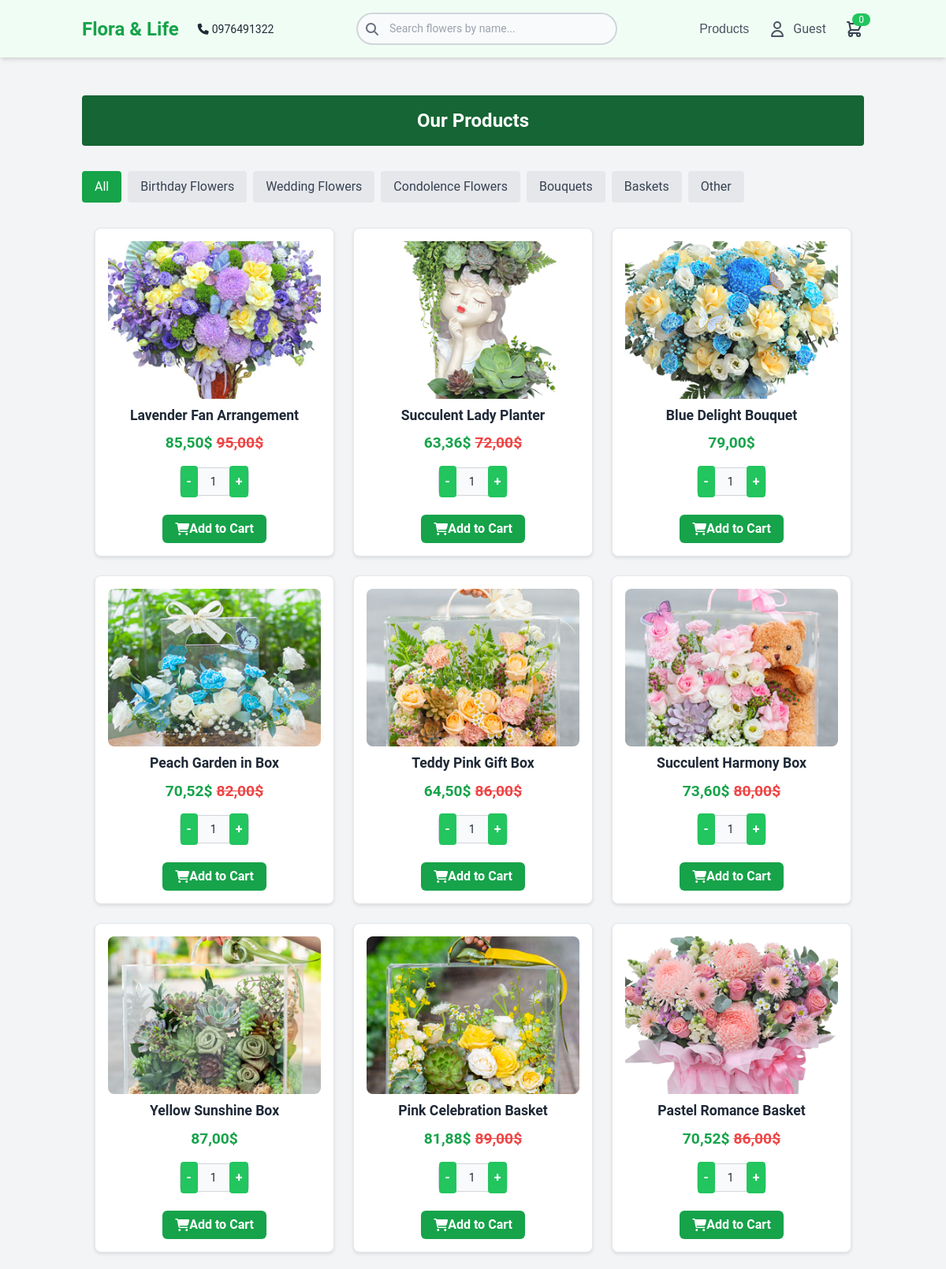
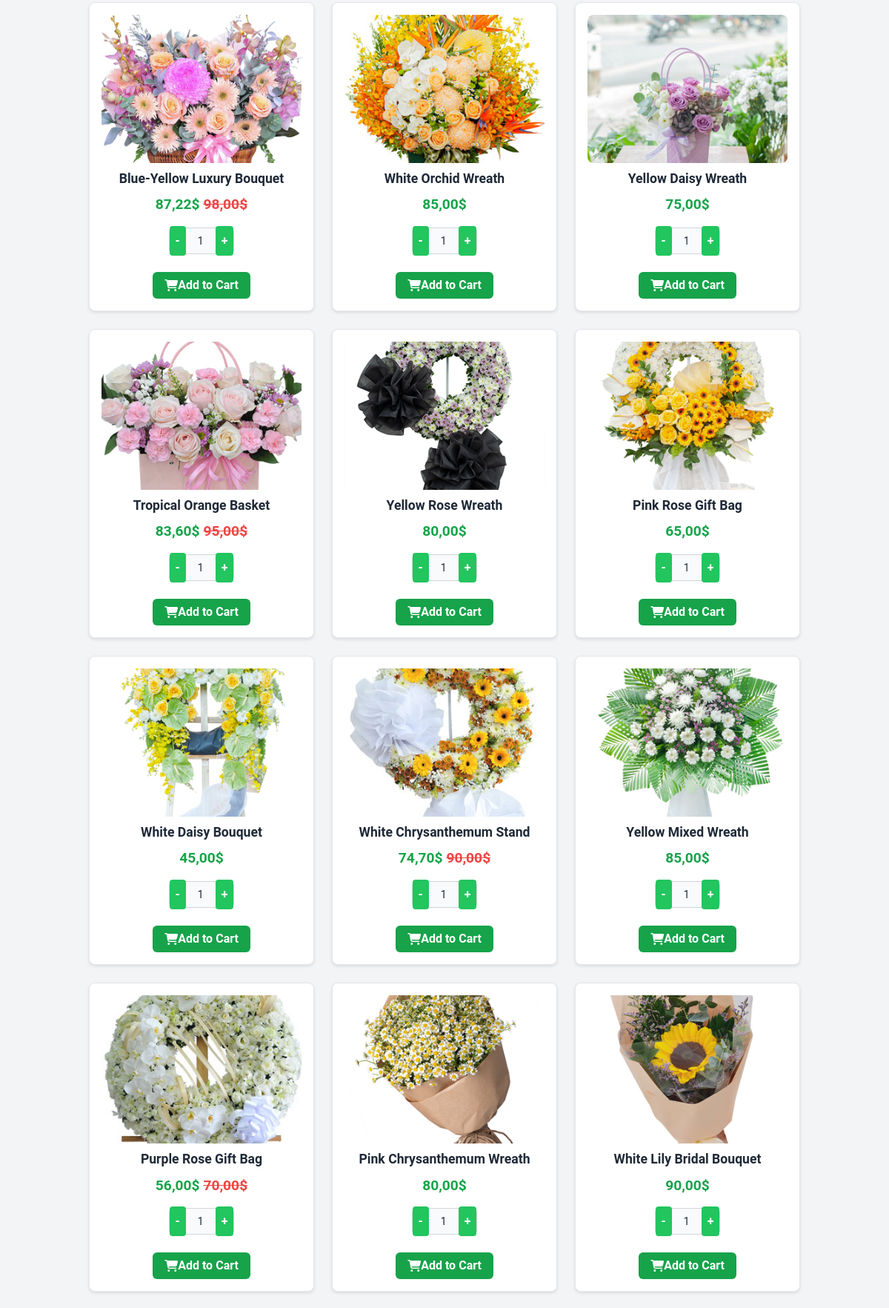
/products.php (upper part), run on the app's committed database (2 pictures, top to bottom).
### tables this page shows
CREATE TABLE `products` (
  `id` bigint(20) NOT NULL,
  `name` varchar(255) NOT NULL,
  `price` decimal(10,2) NOT NULL,
  `sale` decimal(10,2) NOT NULL DEFAULT 0.00,
  `product_detail` text NOT NULL,
  `image` varchar(255) NOT NULL,
  `origin` varchar(255) DEFAULT NULL,
  `type` enum('birthday','wedding','bouquet','condolence','basket','other') DEFAULT 'other',
  `created_at` datetime DEFAULT current_timestamp(),
  `updated_at` datetime DEFAULT current_timestamp() ON UPDATE current_timestamp()
);

### products.php (the view, shortened to what this page needs)
<?php
include 'connection.php';
$user_id = isset($_SESSION['user_id']) ? $_SESSION['user_id'] : null;
$user_name = isset($_SESSION['user_name']) ? $_SESSION['user_name'] : 'Guest';
function getCartCount($conn, $user_id) {
    if (!$user_id) return 0;
    $stmt = $conn->prepare("SELECT COUNT(*) FROM cart WHERE user_id = ?");
    $stmt->bind_param("i", $user_id);
    $stmt->execute();
    $result = $stmt->get_result();
    return $result->fetch_row()[0];
}
$cart_count = getCartCount($conn, $user_id);
function fetchProducts($conn, $type = null, $search = null) {
    $products = [];
    $query = "SELECT id, name, price, sale, product_detail, image, origin, type FROM products WHERE 1=1";
    $stmt = $conn->prepare($query);
    $stmt->execute();
    $result = $stmt->get_result();
    while ($row = $result->fetch_assoc()) {
        $row['discounted_price'] = $row['price'] * (100 - $row['sale']) / 100;
        $products[] = $row;
    }
    return $products;
}
$category_map = [
    'birthday' => 'Birthday Flowers',
    'wedding' => 'Wedding Flowers',
    'condolence' => 'Condolence Flowers',
    'bouquet' => 'Bouquets',
    'basket' => 'Baskets',
    'other' => 'Other'
];
$selected_type = isset($_GET['type']) ? filter_var($_GET['type'], FILTER_SANITIZE_STRING) : null;
$search_term = isset($_GET['search']) ? trim(filter_var($_GET['search'], FILTER_SANITIZE_STRING)) : null;
$products = fetchProducts($conn, $selected_type, $search_term);
$types = ['birthday', 'wedding', 'condolence', 'bouquet', 'basket', 'other'];
?>
<!DOCTYPE html>
<html lang="en">
<head>
    <link rel="stylesheet" href="style1.css">
    <script src="https://cdn.tailwindcss.com"></script>
    <link rel="stylesheet" href="https://cdnjs.cloudflare.com/ajax/libs/font-awesome/6.4.2/css/all.min.css"/>
</head>
<body>
    <header class="bg-green-50 shadow-md sticky top-0 z-50">
        <div class="container mx-auto px-4 py-4 flex justify-between items-center">
            <div class="flex items-center space-x-6">
                <a href="customer.php" class="text-2xl font-bold text-green-600">Flora & Life</a>
                <div class="contact-info text-sm">
                    <div class="flex items-center gap-1">
                        <i class="fa-solid fa-phone"></i>
                        <span>0976491322</span>
                    </div>
                </div>
            </div>
            <div class="search-bar w-1/3">
                <form method="GET" action="products.php">
                    <input type="text" name="search" placeholder="Search flowers by name..." value="<?php echo htmlspecialchars($search_term); ?>" class="w-full">
                    <i class="fas fa-search search-icon"></i>
                </form>
            </div>
            <nav class="nav-links flex space-x-6 items-center">
                <div class="relative dropdown">
                    <a href="products.php" class="text-gray-700 hover:text-green-500">Products</a>
                </div>
                <div class="relative dropdown">
                    <a href="#" class="text-gray-700 hover:text-green-500 flex items-center space-x-2">
                        <svg class="w-6 h-6" fill="none" stroke="currentColor" viewBox="0 0 24 24">
                            <path stroke-linecap="round" stroke-linejoin="round" stroke-width="2" d="M16 7a4 4 0 11-8 0 4 4 0 018 0zM12 14a7 7 0 00-7 7h14a7 7 0 00-7-7z" />
                        </svg>
                        <span><?php echo htmlspecialchars($user_name); ?></span>
                    </a>
                </div>
                <a href="cart.php" class="text-gray-700 hover:text-green-500 relative">
                    <svg class="w-6 h-6" fill="none" stroke="currentColor" viewBox="0 0 24 24">
                        <path stroke-linecap="round" stroke-linejoin="round" stroke-width="2" d="M3 3h2l.4 2M7 13h10l4-8H5.4M7 13L5.4 5M7 13l-2.293 2.293c-.63.63-.184 1.707.707 1.707H17m0 0a2 2 0 100 4 2 2 0 000-4zm-8 2a2 2 0 11-4 0 2 2 0 014 0z"></path>
                    </svg>
                    <span class="absolute -top-2 -right-2 bg-green-500 text-white text-xs rounded-full px-2"><?php echo $cart_count; ?></span>
                </a>
            </nav>
        </div>
    </header>
    <main class="py-12 bg-gray-100">
        <div class="container mx-auto px-4">
            <h2 class="text-2xl font-bold text-white text-center bg-green-800 py-4 mb-8 rounded">
                <?php
                if ($search_term) {
                    echo 'Search Results for "' . htmlspecialchars($search_term) . '"';
                } elseif ($selected_type) {
                    echo htmlspecialchars($category_map[$selected_type]);
                } else {
                    echo 'Our Products';
                }
                ?>
            </h2>
            <div class="category-links">
                <a href="products.php<?php echo $search_term ? '?search=' . urlencode($search_term) : ''; ?>" class="<?php echo !$selected_type ? 'active' : ''; ?>">All</a>
                <?php foreach ($types as $type): ?>
                    <a href="products.php?type=<?php echo urlencode($type); ?><?php echo $search_term ? '&search=' . urlencode($search_term) : ''; ?>" class="<?php echo $selected_type === $type ? 'active' : ''; ?>">
                        <?php echo htmlspecialchars($category_map[$type]); ?>
                    </a>
                <?php endforeach; ?>
            </div>
            <?php if (empty($products)): ?>
                <p class="text-gray-600 text-center">No products found<?php echo $search_term ? ' for "' . htmlspecialchars($search_term) . '"' : ($selected_type ? ' in this category' : ''); ?>.</p>
            <?php else: ?>
                <div class="product-grid">
                    <?php foreach ($products as $product): ?>
                        <div class="product-card" data-product-id="<?php echo $product['id']; ?>">
                            <img src="image/<?php echo htmlspecialchars($product['image']); ?>" alt="<?php echo htmlspecialchars($product['name']); ?>">
                            <h3><?php echo htmlspecialchars($product['name']); ?></h3>
                            <p class="price">
                                <?php
                                echo number_format($product['discounted_price'], 2, ',', ',');
                                ?>$
                                <?php if ($product['sale'] > 0): ?>
                                    <span class="text-red-500 line-through">
                                        <?php echo number_format($product['price'], 2, ',', ','); ?>$
                                    </span>
                                <?php endif; ?>
                            </p>
                            <form class="actions-form" method="POST">
                                <div class="quantity-selector">
                                    <button type="button" class="quantity-decrement" aria-label="Decrease quantity">-</button>
                                    <input type="number" name="quantity" value="1" min="1" class="quantity-input">
                                    <button type="button" class="quantity-increment" aria-label="Increase quantity">+</button>
                                </div>
                                <button type="submit" name="add_to_cart" aria-label="Add to cart">
                                    <i class="fas fa-shopping-cart"></i> Add to Cart
                                </button>
                            </form>
                        </div>
                    <?php endforeach; ?>
                </div>
            <?php endif; ?>
        </div>
    </main>
</body>
</html>

### style1.css (style rules this page uses)
* { margin: 0; padding: 0; box-sizing: border-box; font-family: 'Roboto', sans-serif; }
body { display: flex; flex-direction: column; min-height: 100vh; background: #f9fafb; color: #1f2937; }
main { flex: 1; }
.nav-links a, .nav-links i, .icons a, .icons i { transition: color 0.3s, transform 0.2s; }
.search-bar input { border-color: #d1d5db; transition: border-color 0.3s; }
@media (min-width: 769px) { .nav-links { display: flex !important; } }
.product-card { position: relative; border: 1px solid #e5e7eb; border-radius: 8px; overflow: hidden; transition: transform 0.3s ease, box-shadow 0.3s; background: #ffffff; }
.product-card form { display: flex; flex-direction: column; gap: 0.5rem; margin-top: 0.5rem; }
.product-card button { background: #22c55e; color: #ffffff; padding: 0.5rem; border-radius: 4px; font-weight: bold; transition: background 0.3s, transform 0.2s; }
input[type="text"], input[type="email"], input[type="number"] { border-color: #d1d5db; transition: border-color 0.3s; }
button[type="submit"] { background: #22c55e; color: #ffffff; transition: background 0.3s, transform 0.2s; }

### products.php (style rules this page uses)
.product-grid { display: grid; grid-template-columns: repeat(auto-fill, minmax(250px, 1fr)); gap: 1.5rem; padding: 1rem; }
.product-card { background-color: white; border-radius: 0.5rem; box-shadow: 0 2px 4px rgba(0, 0, 0, 0.1); padding: 1rem; text-align: center; transition: transform 0.3s ease, box-shadow 0.3s ease; cursor: pointer; }
.product-card img { width: 100%; height: 200px; object-fit: cover; border-radius: 0.5rem; }
.product-card h3 { margin: 0.5rem 0; font-size: 1.1rem; font-weight: bold; }
.product-card p { margin: 0.5rem 0; color: #4b5563; }
.product-card .price { font-size: 1.2rem; font-weight: bold; color: #16a34a; }
.category-links { display: flex; flex-wrap: wrap; gap: 0.5rem; margin-bottom: 1rem; }
.category-links a { background-color: #e5e7eb; padding: 0.5rem 1rem; border-radius: 0.25rem; color: #374151; text-decoration: none; }
.category-links a.active { background-color: #16a34a; color: white; }
.dropdown { position: relative; }
.dropdown > a { font-family: 'Arial', sans-serif; color: #4b5563; font-size: 1rem; text-decoration: none; }
.quantity-selector { display: flex; align-items: center; border: 1px solid #d1d5db; border-radius: 0.375rem; background-color: #f9fafb; height: 36px; width: fit-content; margin: 0.5rem auto; }
.quantity-decrement, .quantity-increment { padding: 0.5rem; font-size: 1rem; color: #4b5563; background: none; border: none; cursor: pointer; transition: color 0.2s ease; }
.quantity-selector input { width: 2.5rem; padding: 0; text-align: center; background: transparent; border: none; font-size: 0.875rem; color: #1f2937; height: 100%; }
button[name="add_to_cart"] { width: auto; padding: 0.5rem 1rem; height: 36px; display: flex; align-items: center; justify-content: center; border-radius: 0.375rem; border: none; background-color: #16a34a; color: white; transition: background-color 0.2s ease; margin-top: 0.5rem; }
form.actions-form { display: flex; flex-direction: column; align-items: center; gap: 0.5rem; }
.search-bar form { position: relative; width: 100%; }
.search-bar input { width: 100%; padding: 0.5rem 2.5rem; border: 2px solid #d1d5db; border-radius: 9999px; background-color: #f9fafb; font-size: 0.875rem; color: #1f2937; transition: all 0.3s ease; }
.search-bar .search-icon { position: absolute; left: 0.75rem; top: 50%; transform: translateY(-50%); color: #6b7280; }

### data on the page
products: image (picture), name "Lavender Fan Arrangement", discounted_price "85,50", price "95,00"
products: image (picture), name "Succulent Lady Planter", discounted_price "63,36", price "72,00"
products: image (picture), name "Blue Delight Bouquet", discounted_price "79,00"
products: image (picture), name "Peach Garden in Box", discounted_price "70,52", price "82,00"
products: image (picture), name "Teddy Pink Gift Box", discounted_price "64,50", price "86,00"
products: image (picture), name "Succulent Harmony Box", discounted_price "73,60", price "80,00"
products: image (picture), name "Yellow Sunshine Box", discounted_price "87,00"
products: image (picture), name "Pink Celebration Basket", discounted_price "81,88", price "89,00"
products: image (picture), name "Pastel Romance Basket", discounted_price "70,52", price "86,00"
products: image (picture), name "Blue-Yellow Luxury Bouquet", discounted_price "87,22", price "98,00"
products: image (picture), name "White Orchid Wreath", discounted_price "85,00"
products: image (picture), name "Yellow Daisy Wreath", discounted_price "75,00"
products: image (picture), name "Tropical Orange Basket", discounted_price "83,60", price "95,00"
products: image (picture), name "Yellow Rose Wreath", discounted_price "80,00"
products: image (picture), name "Pink Rose Gift Bag", discounted_price "65,00"
products: image (picture), name "White Daisy Bouquet", discounted_price "45,00"
products: image (picture), name "White Chrysanthemum Stand", discounted_price "74,70", price "90,00"
products: image (picture), name "Yellow Mixed Wreath", discounted_price "85,00"
products: image (picture), name "Purple Rose Gift Bag", discounted_price "56,00", price "70,00"
products: image (picture), name "Pink Chrysanthemum Wreath", discounted_price "80,00"
products: image (picture), name "White Lily Bridal Bouquet", discounted_price "90,00"

### other printed values
$user_name "Guest"
$cart_count "0"
$category_map[$type] "Birthday Flowers"
$category_map[$type] "Wedding Flowers"
$category_map[$type] "Condolence Flowers"
$category_map[$type] "Bouquets"
$category_map[$type] "Baskets"
$category_map[$type] "Other"
